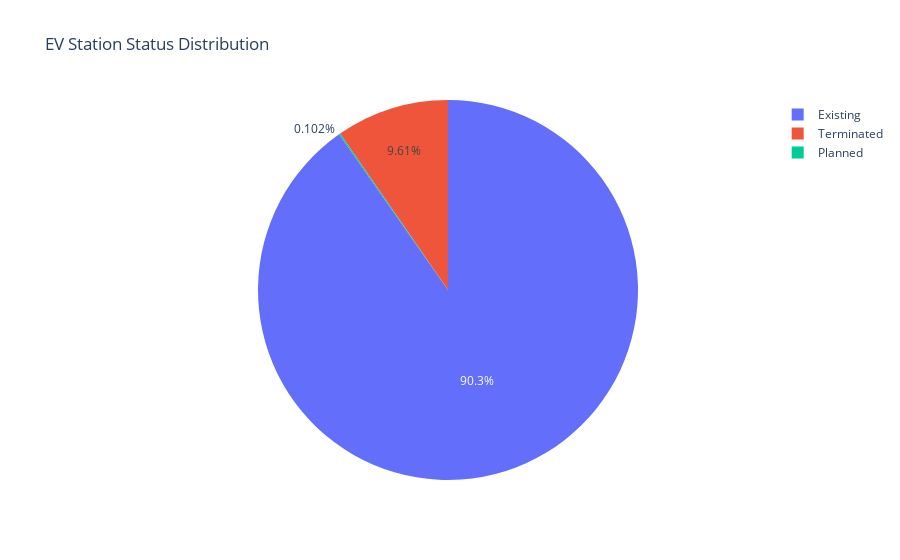

Here is the notebook cell this chart was saved with:
### Code cell
status_map = {'E': 'Existing', 'P': 'Planned', 'T': 'Terminated'}
df['status_label'] = df['status_code'].map(status_map)

fig = px.pie(df, names='status_label', title='EV Station Status Distribution')
fig.show()

### Figure 1 — Plotly figure (JSON) as saved in the notebook; plotly's stock layout.template omitted (floating-point values rounded to 4 significant figures; data arrays with more than 128 entries replaced by an {"elided": "..."} marker saying what was removed)
{"data": [{"domain": {"x": [0, 1], "y": [0, 1]}, "hovertemplate": "status_label=%{label}<extra></extra>", "labels": {"elided": "20678 str values"}, "legendgroup": "", "name": "", "showlegend": true, "type": "pie"}], "layout": {"legend": {"tracegroupgap": 0}, "title": {"text": "EV Station Status Distribution"}}}
